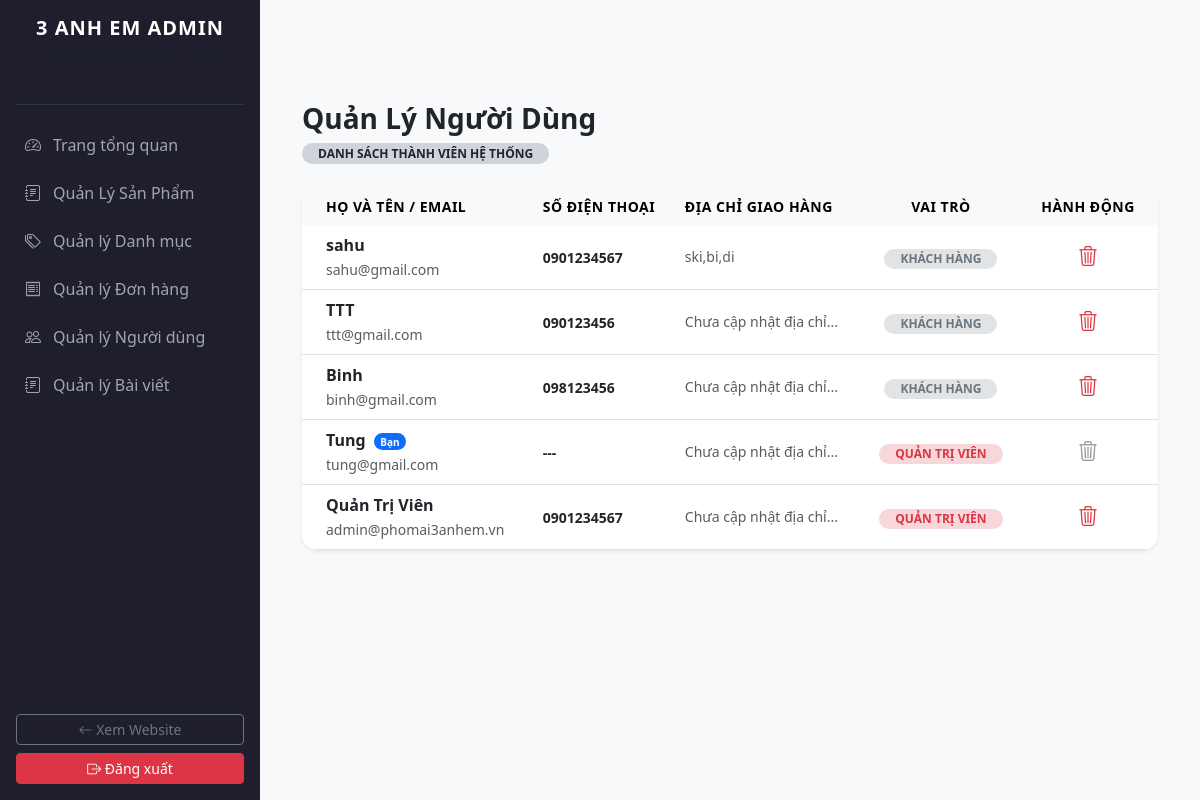
The page /phomai3anhem/admin/admin-users.php (signed in) on the database its author committed.
### tables this page shows
CREATE TABLE `users` (
  `id` int(10) UNSIGNED NOT NULL,
  `full_name` varchar(100) NOT NULL,
  `email` varchar(150) NOT NULL,
  `password` varchar(255) NOT NULL,
  `phone` varchar(20) DEFAULT NULL,
  `address` text DEFAULT NULL,
  `role` enum('customer','admin') NOT NULL DEFAULT 'customer',
  `created_at` datetime NOT NULL DEFAULT current_timestamp(),
  `updated_at` datetime NOT NULL DEFAULT current_timestamp() ON UPDATE current_timestamp()
);

### phomai3anhem/admin/admin-users.php (the view, shortened to what this page needs)
<?php
include_once '../config/db.php';
include_once 'includes/header.php';
$stmt = $pdo->query("SELECT id, full_name, email, phone, address, role, created_at FROM users ORDER BY id DESC");
$users = $stmt->fetchAll();
?>
<div class="container my-5 pt-4">
    <div class="mb-4">
        <h3 class="fw-bold text-dark mb-1">Quản Lý Người Dùng</h3>
        <span class="badge bg-dark-subtle text-dark rounded-pill px-3 py-1.5 small text-uppercase">Danh sách thành viên hệ thống</span>
    </div>
    <div class="card border-0 shadow-sm rounded-4 overflow-hidden bg-white">
        <div class="table-responsive">
            <table class="table table-hover align-middle mb-0">
                <thead class="table-light text-secondary small text-uppercase" style="letter-spacing: 0.5px;">
                    <tr>
                        <th class="border-0 ps-4">Họ và Tên / Email</th>
                        <th class="border-0">Số điện thoại</th>
                        <th class="border-0">Địa chỉ giao hàng</th>
                        <th class="border-0 text-center">Vai Trò</th>
                        <th class="border-0 text-center" style="width: 140px;">Hành động</th>
                    </tr>
                </thead>
                <tbody>
                    <?php if (count($users) > 0): ?>
                        <?php foreach ($users as $u): ?>
                            <tr>
                                <td class="ps-4">
                                    <div class="fw-bold text-dark mb-0">
                                        <?= htmlspecialchars($u['full_name']); ?>
                                        <?php if($u['id'] == $_SESSION['user_id']): ?>
                                            <span class="badge bg-primary rounded-pill small ms-1" style="font-size: 10px;">Bạn</span>
                                        <?php endif; ?>
                                    </div>
                                    <small class="text-muted text-lowercase"><?= htmlspecialchars($u['email']); ?></small>
                                </td>
                                <td>
                                    <span class="text-dark small fw-semibold"><?= !empty($u['phone']) ? htmlspecialchars($u['phone']) : '---'; ?></span>
                                </td>
                                <td>
                                    <small class="text-muted d-block text-truncate" style="max-width: 250px;" title="<?= htmlspecialchars($u['address']); ?>">
                                        <?= !empty($u['address']) ? htmlspecialchars($u['address']) : 'Chưa cập nhật địa chỉ...'; ?>
                                    </small>
                                </td>
                                <td class="text-center">
                                    <?php if (strtolower($u['role']) === 'admin'): ?>
                                        <span class="badge bg-danger-subtle text-danger rounded-pill px-3 py-1.5 small fw-bold text-uppercase">Quản Trị Viên</span>
                                    <?php else: ?>
                                        <span class="badge bg-secondary-subtle text-secondary rounded-pill px-3 py-1.5 small text-uppercase">Khách Hàng</span>
                                    <?php endif; ?>
                                </td>
                                <td class="text-center">
                                    <div class="btn-group gap-1">
                                        <?php if($u['id'] != $_SESSION['user_id']): ?>
                                            <a href="admin-user-process.php?action=delete&id=<?= $u['id']; ?>"
                                               class="btn btn-sm btn-outline-danger rounded-3 border-0 px-2"
                                               onclick="return confirm('Bạn có chắc chắn muốn xóa vĩnh viễn tài khoản thành viên này? Người dùng sẽ không thể đăng nhập được nữa.')" title="Xóa tài khoản">
                                                <i class="bi bi-trash3 fs-5"></i>
                                            </a>
                                        <?php else: ?>
                                            <button class="btn btn-sm btn-outline-light rounded-3 border-0 px-2 text-muted" disabled title="Không thể xóa chính mình">
                                                <i class="bi bi-trash3 fs-5 text-black-30"></i>
                                            </button>
                                        <?php endif; ?>
                                    </div>
                                </td>
                            </tr>
                        <?php endforeach; ?>
                    <?php else: ?>
                        <tr>
                            <td colspan="5" class="text-center py-5 text-muted small">Hệ thống chưa có tài khoản thành viên nào đăng ký.</td>
                        </tr>
                    <?php endif; ?>
                </tbody>
            </table>
        </div>
    </div>
</div>

### phomai3anhem/admin/includes/header.php (style rules this page uses)
:root { --sidebar-width: 260px; --gold-color: #cca43b; }
body { background-color: #f8f9fa; font-family: 'Segoe UI', system-ui, sans-serif; }

### rows shown on the page
users: full_name "sahu", email "sahu@gmail.com", phone "0901234567", address "ski,bi,di", role "KHÁCH HÀNG"
users: full_name "TTT", email "ttt@gmail.com", phone "090123456", address "Chưa cập nhật địa chỉ...", role "KHÁCH HÀNG"
users: full_name "Binh", email "binh@gmail.com", phone "098123456", address "Chưa cập nhật địa chỉ...", role "KHÁCH HÀNG"
users: full_name "Tung", shows "Bạn", email "tung@gmail.com", address "Chưa cập nhật địa chỉ...", role "QUẢN TRỊ VIÊN"
users: full_name "Quản Trị Viên", email "admin@phomai3anhem.vn", phone "0901234567", shows "Chưa cập nhật địa chỉ...", role "QUẢN TRỊ VIÊN"
